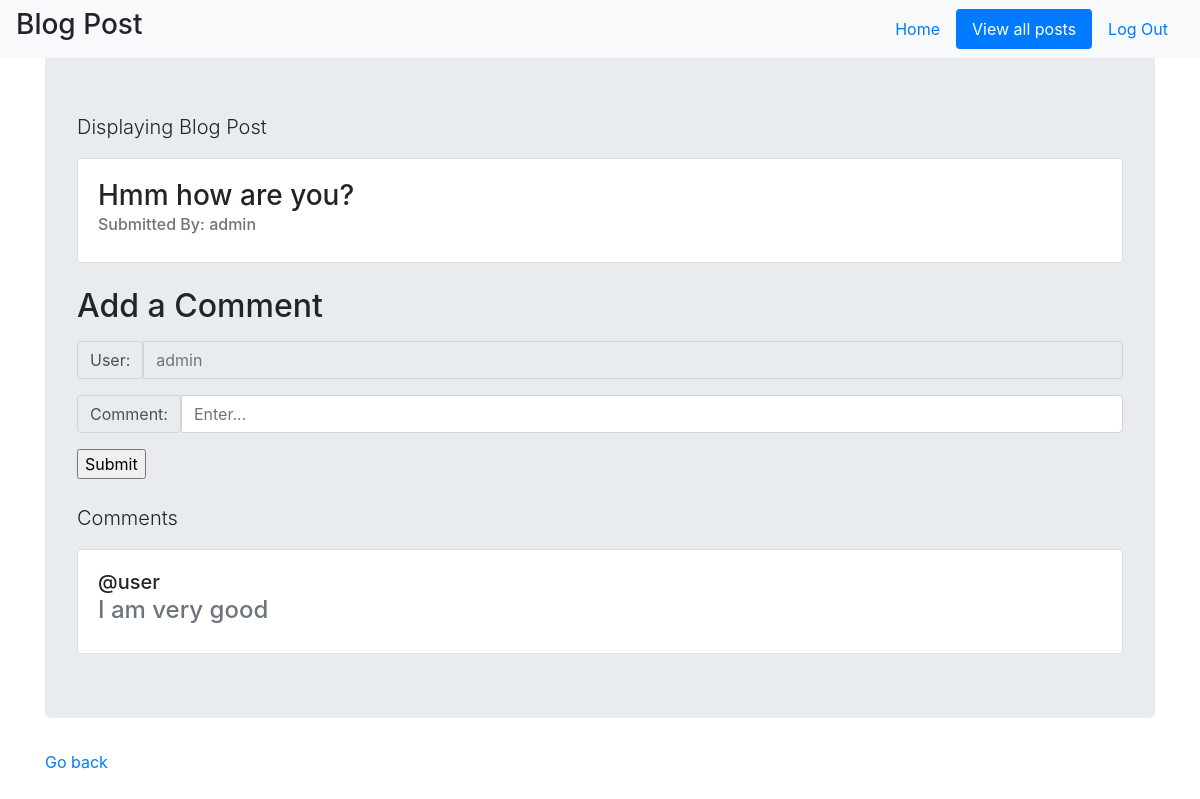
The app's page /view/6/ (signed in), older data.
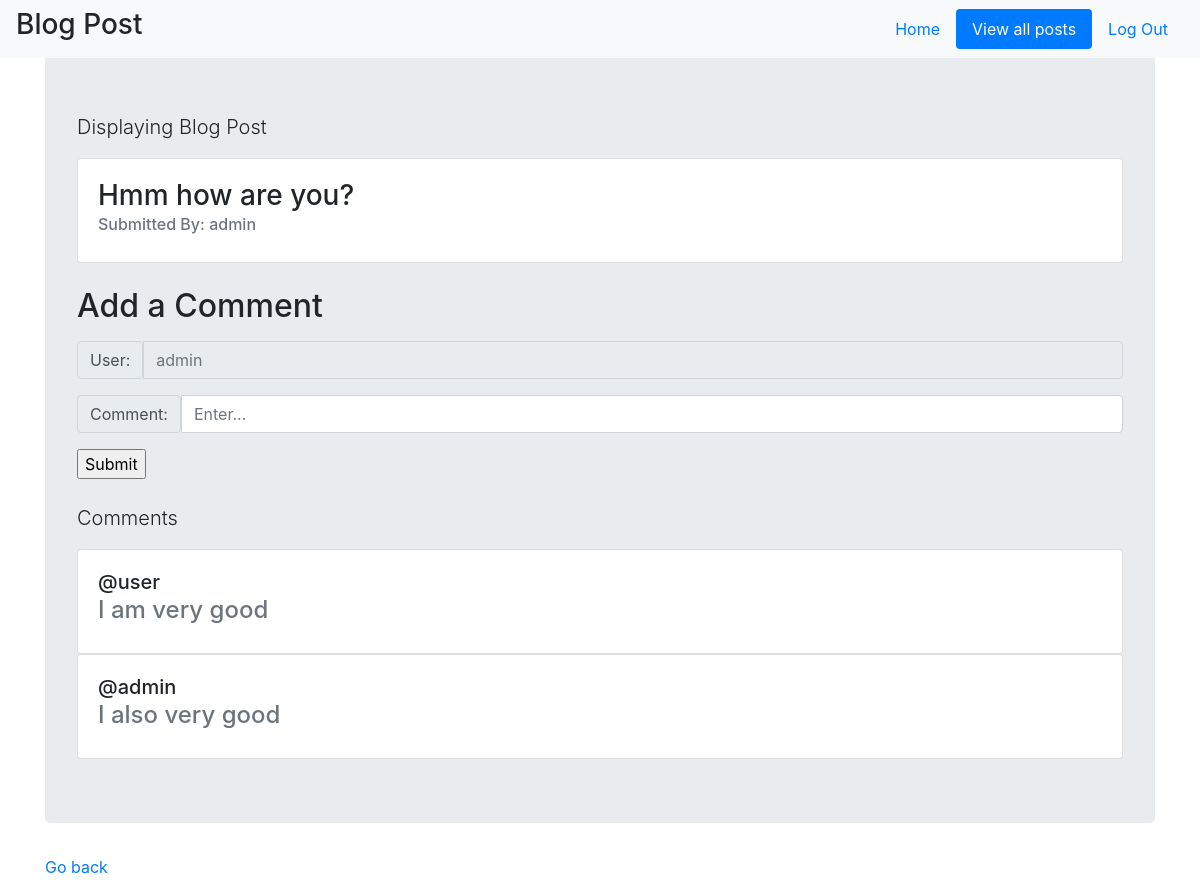
The same page, newer data.
### tables this page shows
CREATE TABLE "Comments" (
	"id"	INTEGER PRIMARY KEY AUTOINCREMENT,
	"user_id"	INTEGER NOT NULL,
	"comment"	TEXT NOT NULL,
	"blog_id"	INTEGER NOT NULL
);

CREATE TABLE "Users" (
	"id"	INTEGER PRIMARY KEY AUTOINCREMENT,
	"username"	TEXT NOT NULL UNIQUE,
	"password"	TEXT NOT NULL
);

### blog.py (the view)
@app.route('/view/<int:id>/')
def view(id):
    if session['logged_in']==False:
        return render_template('sign_in.html')
    else:
        db = get_db()
        post_row = db.execute('SELECT * FROM Blogs WHERE id=?',(id,)).fetchall()
        comments = db.execute('SELECT * FROM Comments WHERE blog_id=?',(id,)).fetchall()
        users_data = db.execute('SELECT * FROM Users')
        users = {}
        for user_data in users_data:
            user = []
            users[user_data['id']] = user_data['username']
        post = {'blog_id':post_row[0][0],'question':post_row[0][2], 'blogger':users[post_row[0][1]]}
        print(post)
        return render_template('view.html', comments=comments, post=post, users=users, session=session)

### blog.py (called while the page is built)
def get_db():
    db = sqlite3.connect('blog.sqlite3')
    db.row_factory = sqlite3.Row
    return db

### templates/view.html
{% extends "layout.html" %}
{% block body %}
<nav class="navbar fixed-top navbar-light bg-light"
    <a class="navbar-brand" href="#"><h3>Blog Post</h3></a>
    <ul class="nav nav-pills">
      <li class="nav-item">
        <a class="nav-link" href="/home">Home</a>
      </li>
      <li class="nav-item">
        <a class="nav-link active" href="/posts">View all posts</a>
      </li>
      <li class="nav-item">
        <a class="nav-link" href="/log_out">Log Out</a>
      </li>
    </ul>
</nav>
<div class="jumbotron">
    <p class="lead">Displaying Blog Post</p>
    <div class="card">
      <div class="card-body">
        <h3 class="title">{{ post['question'] }}</h3>
        <h6 class="card-subtitle mb-2 text-muted">Submitted By: {{ post['blogger'] }}</h6>
      </div>
    </div>
    <br>
    <h2>Add a Comment</h2>
    <form action="{{ url_for('add_comment', blog_id=post['blog_id']) }}" method="POST">
        <div class="input-group my-3">
            <span class="input-group-text">User:</span>
            <input type="text" class="form-control" placeholder={{ users[session['user_id']] }} readonly>
        </div>
        <div class="input-group my-3">
            <span class="input-group-text">Comment:</span>
            <input type="text" class="form-control" name="comment" placeholder="Enter...">
        </div>
        <input type="submit">
    </form>
    <br>
    <p class="lead">Comments</p>
    {% for comment in comments %}
        <div class="card">
          <div class="card-body">
            <h5 class="title">@{{ users[comment['user_id']] }}</h5>
            <h4 class="card-subtitle mb-2 text-muted">{{ comment['comment'] }}</h4>
          </div>
        </div>
    {% endfor %}
</div>
<p><a href="{{ url_for('posts') }}">Go back</a></p>
{% endblock %}

Row changes from the older to the newer data that the page shows:
added Comments: {{ users[comment['user_id']] }} "admin", comment "I also very good"
